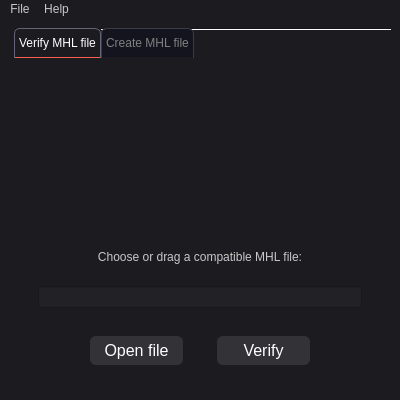
<?xml version="1.0" encoding="UTF-8"?>
<ui version="4.0">
 <class>MainWindow</class>
 <widget class="QMainWindow" name="MainWindow">
  <property name="windowModality">
   <enum>Qt::NonModal</enum>
  </property>
  <property name="enabled">
   <bool>true</bool>
  </property>
  <property name="geometry">
   <rect>
    <x>0</x>
    <y>0</y>
    <width>400</width>
    <height>400</height>
   </rect>
  </property>
  <property name="minimumSize">
   <size>
    <width>400</width>
    <height>400</height>
   </size>
  </property>
  <property name="maximumSize">
   <size>
    <width>400</width>
    <height>400</height>
   </size>
  </property>
  <property name="acceptDrops">
   <bool>true</bool>
  </property>
  <property name="windowTitle">
   <string>MHLFileVerify</string>
  </property>
  <property name="windowIcon">
   <iconset>
    <normaloff>../share/icons/app_logo.png</normaloff>../share/icons/app_logo.png</iconset>
  </property>
  <property name="autoFillBackground">
   <bool>false</bool>
  </property>
  <property name="styleSheet">
   <string notr="true">background-color: rgb(28, 28, 32);
selection-color: rgb(246, 97, 81);
font: 11pt &quot;Open Sans Regular&quot;;
color: rgb(200,200,200);
selection-background-color: rgb(20,20,20);
</string>
  </property>
  <property name="tabShape">
   <enum>QTabWidget::Rounded</enum>
  </property>
  <property name="dockNestingEnabled">
   <bool>false</bool>
  </property>
  <property name="dockOptions">
   <set>QMainWindow::AllowTabbedDocks|QMainWindow::AnimatedDocks</set>
  </property>
  <property name="unifiedTitleAndToolBarOnMac">
   <bool>false</bool>
  </property>
  <widget class="QWidget" name="centralwidget">
   <property name="acceptDrops">
    <bool>true</bool>
   </property>
   <property name="styleSheet">
    <string notr="true">QTabWidget::pane { /* The tab widget frame */
    border-top: 2px solid #C2C7CB;
}
QTabWidget::tab-bar {
    left: 5px; /* move to the right by 5px */
    alignment: center;
}

QTabBar::tab:selected, QTabBar::tab:hover {
    background: rgb(28, 28, 32);
	border-bottom-color: rgb(60, 60, 70);
}

QTabBar::tab {
    background: rgb(20, 20, 30);
    border: 1px solid rgb(60, 60, 70);
    border-bottom-color:  rgb(28, 28, 32);; /* same as the pane color */
    border-top-left-radius: 6px;
    border-top-right-radius: 6px;
    min-width: 24ex;
    min-height: 20px;
    padding: 4px;
    color: grey;

}


QTabBar::tab:selected {
    color: white;
    border: 1px solid rgb(100, 100, 120);
    border-bottom-color: rgb(246, 97, 81);; /* orange */
}

QLineEdit {
background-color: rgb(33, 33, 38);
selection-color: rgb(36, 31, 49);
selection-background-color: rgb(198, 70, 0);
}

QMessageBox {
background-color: rgb(28, 28, 32);
selection-color: rgb(246, 97, 81);
font: 9pt &quot;Open Sans Light&quot;;
selection-background-color: rgb(20,20,20);
}

QPushButton {
                    background-color:rgb(50, 50, 55);
                    color: white;
                    border: none;
                    padding: 5px 10px;
                    text-align: center;
                    text-decoration: none;
                    font-size: 16px;
                    margin: 4px 2px;
                    border-radius: 6px;
                }

QPushButton::hover {
                    background-color: rgb(60, 60, 65);
}</string>
   </property>
   <layout class="QHBoxLayout" name="horizontalLayout_5" stretch="0">
    <property name="sizeConstraint">
     <enum>QLayout::SetDefaultConstraint</enum>
    </property>
    <property name="bottomMargin">
     <number>0</number>
    </property>
    <item>
     <widget class="QTabWidget" name="tabWidget">
      <property name="enabled">
       <bool>true</bool>
      </property>
      <property name="acceptDrops">
       <bool>true</bool>
      </property>
      <property name="styleSheet">
       <string notr="true"/>
      </property>
      <property name="tabPosition">
       <enum>QTabWidget::North</enum>
      </property>
      <property name="currentIndex">
       <number>0</number>
      </property>
      <property name="elideMode">
       <enum>Qt::ElideNone</enum>
      </property>
      <property name="documentMode">
       <bool>true</bool>
      </property>
      <property name="tabsClosable">
       <bool>false</bool>
      </property>
      <property name="movable">
       <bool>false</bool>
      </property>
      <widget class="QWidget" name="Verify">
       <attribute name="title">
        <string>Verify MHL file</string>
       </attribute>
       <layout class="QVBoxLayout" name="verticalLayout_3" stretch="3,2,1">
        <property name="topMargin">
         <number>20</number>
        </property>
        <property name="bottomMargin">
         <number>0</number>
        </property>
        <item>
         <widget class="QFrame" name="frame_icon_1">
          <property name="acceptDrops">
           <bool>true</bool>
          </property>
          <property name="whatsThis">
           <string>&lt;!DOCTYPE HTML PUBLIC &quot;-//W3C//DTD HTML 4.0//EN&quot; &quot;http://www.w3.org/TR/REC-html40/strict.dtd&quot;&gt;
&lt;html&gt;&lt;head&gt;&lt;meta name=&quot;qrichtext&quot; content=&quot;1&quot; /&gt;&lt;meta charset=&quot;utf-8&quot; /&gt;&lt;style type=&quot;text/css&quot;&gt;
p, li { white-space: pre-wrap; }
hr { height: 1px; border-width: 0; }
li.unchecked::marker { content: &quot;\2610&quot;; }
li.checked::marker { content: &quot;\2612&quot;; }
&lt;/style&gt;&lt;/head&gt;&lt;body style=&quot; font-family:'Open Sans Regular'; font-size:11pt; font-weight:400; font-style:normal;&quot;&gt;
&lt;p style=&quot;-qt-paragraph-type:empty; margin-top:12px; margin-bottom:12px; margin-left:0px; margin-right:0px; -qt-block-indent:0; text-indent:0px;&quot;&gt;&lt;br /&gt;&lt;/p&gt;&lt;/body&gt;&lt;/html&gt;</string>
          </property>
          <property name="frameShape">
           <enum>QFrame::NoFrame</enum>
          </property>
          <property name="frameShadow">
           <enum>QFrame::Raised</enum>
          </property>
          <layout class="QVBoxLayout" name="verticalLayout_4">
           <item>
            <widget class="QLabel" name="icon_mhl_file_label">
             <property name="acceptDrops">
              <bool>true</bool>
             </property>
             <property name="toolTip">
              <string>&lt;html&gt;&lt;head/&gt;&lt;body&gt;&lt;p&gt;Drag files here&lt;/p&gt;&lt;/body&gt;&lt;/html&gt;</string>
             </property>
             <property name="styleSheet">
              <string notr="true">QLabel:hover {
    background-color: #28282e;
}
</string>
             </property>
             <property name="text">
              <string/>
             </property>
             <property name="pixmap">
              <pixmap>../share/icons/mhl_document.png</pixmap>
             </property>
             <property name="scaledContents">
              <bool>false</bool>
             </property>
             <property name="alignment">
              <set>Qt::AlignCenter</set>
             </property>
             <property name="wordWrap">
              <bool>false</bool>
             </property>
            </widget>
           </item>
          </layout>
         </widget>
        </item>
        <item>
         <widget class="QFrame" name="frame_text_1">
          <property name="frameShape">
           <enum>QFrame::NoFrame</enum>
          </property>
          <property name="frameShadow">
           <enum>QFrame::Raised</enum>
          </property>
          <layout class="QVBoxLayout" name="verticalLayout_2">
           <property name="leftMargin">
            <number>20</number>
           </property>
           <property name="rightMargin">
            <number>20</number>
           </property>
           <item>
            <widget class="QLabel" name="label_2">
             <property name="acceptDrops">
              <bool>false</bool>
             </property>
             <property name="layoutDirection">
              <enum>Qt::LeftToRight</enum>
             </property>
             <property name="text">
              <string>Choose or drag a compatible MHL file:</string>
             </property>
             <property name="alignment">
              <set>Qt::AlignCenter</set>
             </property>
            </widget>
           </item>
           <item>
            <widget class="QLineEdit" name="line_edit_file">
             <property name="acceptDrops">
              <bool>false</bool>
             </property>
             <property name="alignment">
              <set>Qt::AlignCenter</set>
             </property>
            </widget>
           </item>
          </layout>
         </widget>
        </item>
        <item>
         <widget class="QFrame" name="frame_buttons_1">
          <property name="frameShape">
           <enum>QFrame::NoFrame</enum>
          </property>
          <property name="frameShadow">
           <enum>QFrame::Raised</enum>
          </property>
          <layout class="QHBoxLayout" name="horizontalLayout_3">
           <property name="leftMargin">
            <number>40</number>
           </property>
           <property name="rightMargin">
            <number>40</number>
           </property>
           <item>
            <layout class="QHBoxLayout" name="horizontalLayout">
             <property name="spacing">
              <number>30</number>
             </property>
             <property name="leftMargin">
              <number>30</number>
             </property>
             <property name="rightMargin">
              <number>30</number>
             </property>
             <item>
              <widget class="QPushButton" name="button_open_file">
               <property name="text">
                <string>Open file</string>
               </property>
              </widget>
             </item>
             <item>
              <widget class="QPushButton" name="button_verify">
               <property name="text">
                <string>Verify</string>
               </property>
              </widget>
             </item>
            </layout>
           </item>
          </layout>
         </widget>
        </item>
       </layout>
      </widget>
      <widget class="QWidget" name="Create">
       <attribute name="title">
        <string>Create MHL file</string>
       </attribute>
       <layout class="QVBoxLayout" name="verticalLayout_7" stretch="3,2,1">
        <property name="topMargin">
         <number>20</number>
        </property>
        <property name="bottomMargin">
         <number>0</number>
        </property>
        <item>
         <widget class="QFrame" name="frame_icon_2">
          <property name="frameShape">
           <enum>QFrame::NoFrame</enum>
          </property>
          <property name="frameShadow">
           <enum>QFrame::Raised</enum>
          </property>
          <layout class="QVBoxLayout" name="verticalLayout_6">
           <item>
            <widget class="QLabel" name="icon_drive">
             <property name="acceptDrops">
              <bool>true</bool>
             </property>
             <property name="toolTip">
              <string>&lt;html&gt;&lt;head/&gt;&lt;body&gt;&lt;p&gt;Drag dirs here&lt;/p&gt;&lt;/body&gt;&lt;/html&gt;</string>
             </property>
             <property name="styleSheet">
              <string notr="true">QLabel:hover {
    background-color: #28282e;
}
</string>
             </property>
             <property name="text">
              <string/>
             </property>
             <property name="pixmap">
              <pixmap>../share/icons/media_128.png</pixmap>
             </property>
             <property name="scaledContents">
              <bool>false</bool>
             </property>
             <property name="alignment">
              <set>Qt::AlignCenter</set>
             </property>
             <property name="wordWrap">
              <bool>false</bool>
             </property>
            </widget>
           </item>
          </layout>
         </widget>
        </item>
        <item>
         <widget class="QFrame" name="frame_text_2">
          <property name="frameShape">
           <enum>QFrame::NoFrame</enum>
          </property>
          <property name="frameShadow">
           <enum>QFrame::Raised</enum>
          </property>
          <layout class="QGridLayout" name="gridLayout">
           <property name="leftMargin">
            <number>10</number>
           </property>
           <property name="rightMargin">
            <number>10</number>
           </property>
           <item row="0" column="0">
            <widget class="QLabel" name="label_3">
             <property name="layoutDirection">
              <enum>Qt::LeftToRight</enum>
             </property>
             <property name="text">
              <string>Choose or drag a dir to seal:</string>
             </property>
             <property name="alignment">
              <set>Qt::AlignLeading|Qt::AlignLeft|Qt::AlignVCenter</set>
             </property>
            </widget>
           </item>
           <item row="1" column="0">
            <widget class="QLineEdit" name="line_edit_directory">
             <property name="acceptDrops">
              <bool>false</bool>
             </property>
             <property name="alignment">
              <set>Qt::AlignCenter</set>
             </property>
            </widget>
           </item>
           <item row="1" column="1">
            <widget class="QComboBox" name="comboBox_checksum">
             <property name="currentText">
              <string>md5</string>
             </property>
             <item>
              <property name="text">
               <string>md5</string>
              </property>
             </item>
             <item>
              <property name="text">
               <string>sha1</string>
              </property>
             </item>
            </widget>
           </item>
           <item row="0" column="1">
            <widget class="QLabel" name="label">
             <property name="text">
              <string>Checksum</string>
             </property>
            </widget>
           </item>
          </layout>
         </widget>
        </item>
        <item>
         <widget class="QFrame" name="frame_buttons_2">
          <property name="frameShape">
           <enum>QFrame::NoFrame</enum>
          </property>
          <property name="frameShadow">
           <enum>QFrame::Raised</enum>
          </property>
          <layout class="QHBoxLayout" name="horizontalLayout_4">
           <property name="leftMargin">
            <number>40</number>
           </property>
           <property name="rightMargin">
            <number>40</number>
           </property>
           <item>
            <layout class="QHBoxLayout" name="horizontalLayout_2">
             <property name="spacing">
              <number>30</number>
             </property>
             <property name="leftMargin">
              <number>30</number>
             </property>
             <property name="rightMargin">
              <number>30</number>
             </property>
             <item>
              <widget class="QPushButton" name="button_choose_dir">
               <property name="text">
                <string>Choose</string>
               </property>
              </widget>
             </item>
             <item>
              <widget class="QPushButton" name="button_create">
               <property name="text">
                <string>Create</string>
               </property>
              </widget>
             </item>
            </layout>
           </item>
          </layout>
         </widget>
        </item>
       </layout>
      </widget>
     </widget>
    </item>
   </layout>
  </widget>
  <widget class="QMenuBar" name="menubar">
   <property name="geometry">
    <rect>
     <x>0</x>
     <y>0</y>
     <width>400</width>
     <height>23</height>
    </rect>
   </property>
   <property name="mouseTracking">
    <bool>true</bool>
   </property>
   <property name="focusPolicy">
    <enum>Qt::ClickFocus</enum>
   </property>
   <widget class="QMenu" name="menuFile">
    <property name="title">
     <string>File</string>
    </property>
    <addaction name="actionOpen_mhl_file"/>
    <addaction name="actionVerify"/>
    <addaction name="actionCreate_mhl_file"/>
    <addaction name="actionQuit"/>
   </widget>
   <widget class="QMenu" name="menuHelp">
    <property name="title">
     <string>Help</string>
    </property>
    <addaction name="actionShortcuts"/>
    <addaction name="actionAbout"/>
   </widget>
   <addaction name="menuFile"/>
   <addaction name="menuHelp"/>
  </widget>
  <widget class="QStatusBar" name="statusbar"/>
  <action name="actionShortcuts">
   <property name="icon">
    <iconset>
     <normaloff>../share/icons/input-keyboard.png</normaloff>../share/icons/input-keyboard.png</iconset>
   </property>
   <property name="text">
    <string>Shortcuts</string>
   </property>
  </action>
  <action name="actionAbout">
   <property name="icon">
    <iconset>
     <normaloff>../share/icons/help-about.png</normaloff>../share/icons/help-about.png</iconset>
   </property>
   <property name="text">
    <string>About</string>
   </property>
  </action>
  <action name="actionOpen_mhl_file">
   <property name="icon">
    <iconset>
     <normaloff>../share/icons/folder-open.png</normaloff>../share/icons/folder-open.png</iconset>
   </property>
   <property name="text">
    <string>Open MHL file</string>
   </property>
   <property name="shortcut">
    <string>Ctrl+O</string>
   </property>
  </action>
  <action name="actionQuit">
   <property name="icon">
    <iconset>
     <normaloff>../share/icons/application-exit.png</normaloff>../share/icons/application-exit.png</iconset>
   </property>
   <property name="text">
    <string>Quit</string>
   </property>
   <property name="shortcut">
    <string>Ctrl+Q</string>
   </property>
  </action>
  <action name="actionVerify">
   <property name="icon">
    <iconset>
     <normaloff>../share/icons/sync.png</normaloff>../share/icons/sync.png</iconset>
   </property>
   <property name="text">
    <string>Verify</string>
   </property>
   <property name="shortcut">
    <string>F5</string>
   </property>
  </action>
  <action name="actionCreate_mhl_file">
   <property name="icon">
    <iconset>
     <normaloff>../share/icons/document-new.png</normaloff>../share/icons/document-new.png</iconset>
   </property>
   <property name="text">
    <string>Create MHL file</string>
   </property>
   <property name="shortcut">
    <string>Ctrl+N</string>
   </property>
  </action>
 </widget>
 <resources/>
 <connections/>
</ui>
